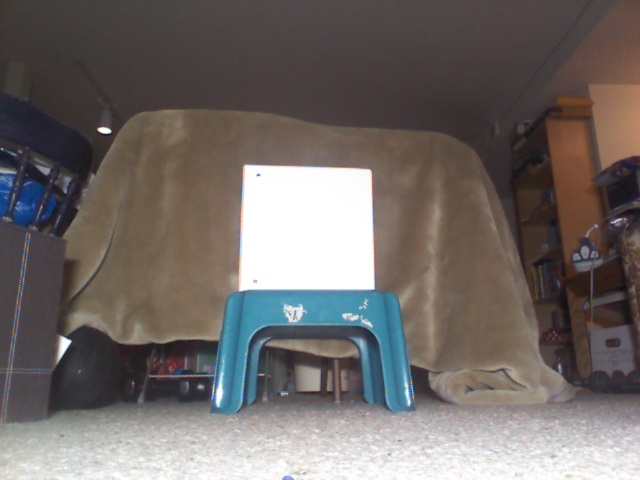
//> input picture OpenCV-TestFrameWork/OpenCV-Test/Image Data/Box1.jpg, 640 x 480 px
$ ./read_static_image 'Image Data/Box1.jpg'   (built with g++ and OpenCV 4)
//> lines starting //> are read from the running program, lines starting //| are printed output that depends on the picture; after the words box and inside, x2 and y2 are one past the last pixel; in counts of white or black regions, pixels touching at a corner belong together
#include <opencv2/core/core.hpp>
#include <opencv2/highgui/highgui.hpp>
#include "opencv2/imgproc/imgproc.hpp"

#include <iostream>
#define MAX_BINARY_VALUE (255)
#define MID_BINARY_VALUE (127)

#define CANNY_KERNEL_SIZE (3)
#define CANNY_MAX_LOW_THRESHOLD (100)
#define CANNY_RATIO (3)

#define SOBEL_X_DERIVATIVE (1)
#define SOBEL_Y_DERIVATIVE (1)
#define SOBEL_MAX_KERNEL_SIZE (15)
#define SOBEL_DELTA (0)
#define SOBEL_SCALE (1)
#define SOBEL_DEPTH (CV_8U)
#define MAX_MORPHOLOGY_KERNEL_SIZE (21)

using namespace cv;
using namespace std;
void thresholdingOperation (int, void*);
void cannyOperation (int, void*);
void sobelOperation (int, void*);
void dilationOperation (int, void*);


Mat gray_image;
Mat thresold_image;
Mat canny_image;
Mat sobel_image;
Mat dilation_image;

int canny_low_threshold=40;
int threshold_value = MID_BINARY_VALUE;
int sobel_kernel_size=0;
int dilation_kernel =0;

int main( int argc, char** argv )
{
    if( argc != 2)
    {
    cout <<" Usage: read_static_image   seahawks.jpg" << endl;
      return -1;
    }

    Mat image;
    // Read the image file name
    image = imread(argv[1], CV_LOAD_IMAGE_COLOR);
//> image is the input picture: 480 rows x 640 cols, CV_8UC3; mean B, G, R 103.1, 105.8, 112.5
	Mat gray_image1;
    cvtColor( image, gray_image1, CV_BGR2GRAY );
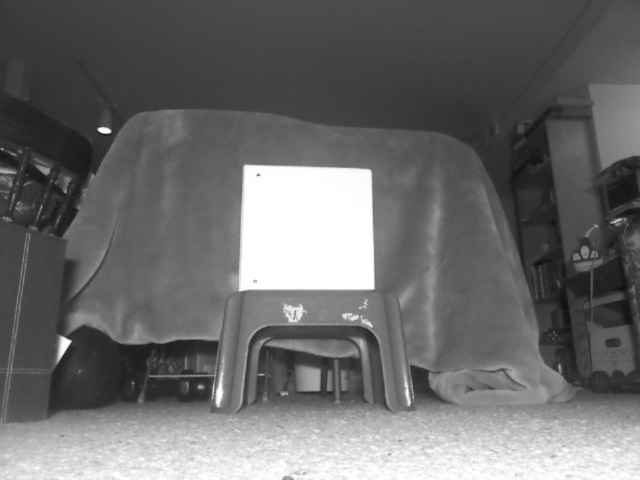
//> gray_image1: 480 rows x 640 cols, CV_8UC1; min 14, max 255, mean 107.5
    vector<int> compression_params; //vector that stores the compression parameters of the image
    compression_params.push_back(CV_IMWRITE_JPEG_QUALITY); //specify the compression technique
    compression_params.push_back(98); //specify the compression quality

	imwrite("testImage.jpg",image,compression_params);
  // Check for invalid input
    if( image.data == NULL )
    {
        cout <<  "Couldn뭪 open the image" << endl ;
        return -1;
    }
    // Create a window for display.
    namedWindow( "Read Static Image", WINDOW_AUTOSIZE );
    //Display the image
    imshow( "Read Static Image", image );
    // Wait for a keystroke in the window
    waitKey(0);
	Mat image_dst;
	GaussianBlur( image, image_dst, Size( 7,7), 0, 0, BORDER_DEFAULT );
	imshow( "Read Static Image", image_dst );
// show gray image
	waitKey(0);
	int thresh=10;
	cvtColor( image_dst, gray_image, CV_BGR2GRAY);
    imshow( "Read Static Image", gray_image );
	waitKey(0);

	// Canny Edge Detection
	namedWindow("Canny Operation", CV_WINDOW_AUTOSIZE );
    createTrackbar("Low Threshold:", "Canny Operation", &canny_low_threshold, CANNY_MAX_LOW_THRESHOLD, cannyOperation);
    cannyOperation (0, 0);
	waitKey(0);

   // Canny Edge Detection

	namedWindow("Thresholding Operation", CV_WINDOW_AUTOSIZE );
    createTrackbar("Threshold Value", "Thresholding Operation", &threshold_value, MAX_BINARY_VALUE, thresholdingOperation);
	thresholdingOperation (0, 0);
	waitKey(0);

   // Sobel Detection

	namedWindow("Sobel Operation", CV_WINDOW_AUTOSIZE );
    createTrackbar("Kernel Size", "Sobel Operation", &sobel_kernel_size, SOBEL_MAX_KERNEL_SIZE, sobelOperation);
	sobelOperation (0, 0);
	waitKey(0);

   // Dilation Detection

	namedWindow("Dilation Operation", CV_WINDOW_AUTOSIZE );
    createTrackbar("Kernel Size", "Dilation Operation", &dilation_kernel, MAX_MORPHOLOGY_KERNEL_SIZE, dilationOperation);
	dilationOperation (0, 0);
	waitKey(0);

 	return 0;
}

void thresholdingOperation (int, void*)
{
	threshold( gray_image, thresold_image, threshold_value, MAX_BINARY_VALUE, THRESH_BINARY);
	imshow("Thresholding Operation",  thresold_image);
}
void cannyOperation (int, void*)
{
	Canny( gray_image, canny_image, canny_low_threshold, canny_low_threshold*CANNY_RATIO, CANNY_KERNEL_SIZE, true );
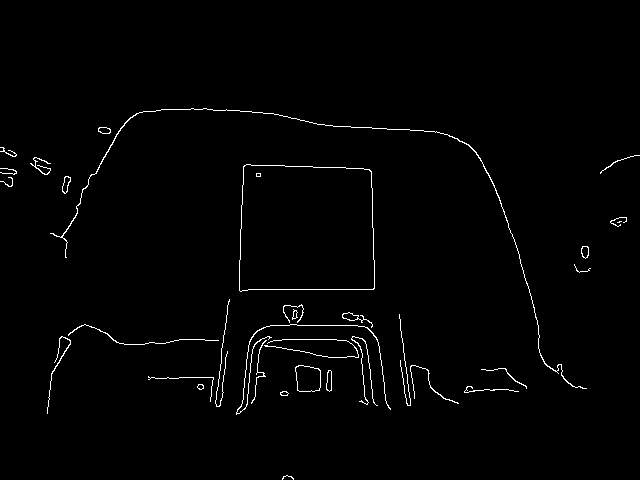
//> canny_image: 480 rows x 640 cols, CV_8UC1; 1.3% white in thin lines or dots, all inside (x1, y1, x2, y2) = (0, 108, 640, 480)
//> in thresholdingOperation, `threshold( gray_image, thresold_image, threshold_value, MAX_BINARY_VAL..`:
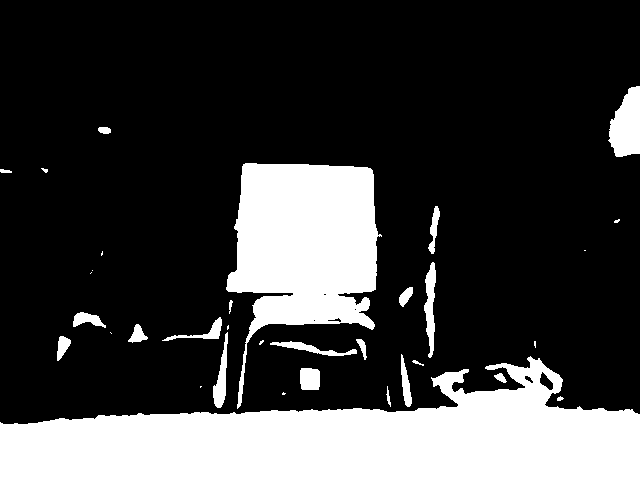
//> thresold_image: 480 rows x 640 cols, CV_8UC1; 24.1% white; 34 white regions (11 under 20 px), largest, box (x1, y1, x2, y2) and area: (0, 356, 640, 480) 46741, (226, 163, 382, 409) 21404, (608, 86, 640, 157) 1652
//> slider 'Kernel Size' is set to 5
	imshow("Canny Operation",  canny_image);
}
void sobelOperation (int, void*)
{
	Sobel( gray_image, sobel_image, SOBEL_DEPTH, SOBEL_X_DERIVATIVE, SOBEL_Y_DERIVATIVE,2*sobel_kernel_size+1,
		SOBEL_SCALE, SOBEL_DELTA, BORDER_DEFAULT );
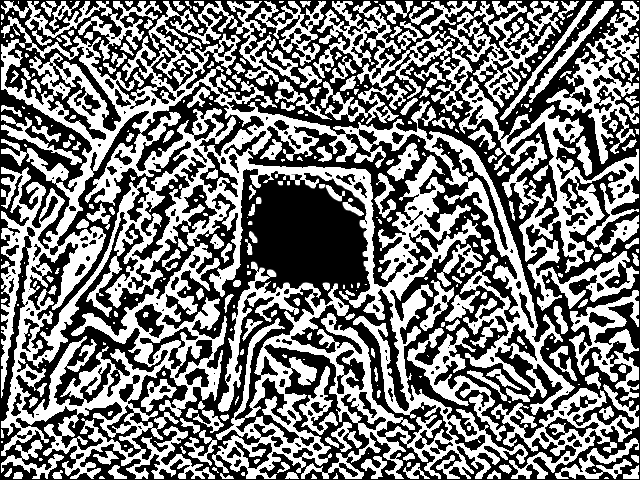
//> sobel_image: 480 rows x 640 cols, CV_8UC1; min 0, max 255, mean 122.2
//> slider 'Kernel Size' is set to 7
	imshow("Sobel Operation",  sobel_image);
}
void dilationOperation (int, void*)
{
	threshold( gray_image, thresold_image, MID_BINARY_VALUE, MAX_BINARY_VALUE, THRESH_BINARY);
	Mat element = getStructuringElement(MORPH_RECT, Size(2*dilation_kernel +1, 2*dilation_kernel+1), Point(dilation_kernel, dilation_kernel));
	dilate(thresold_image, dilation_image, element);
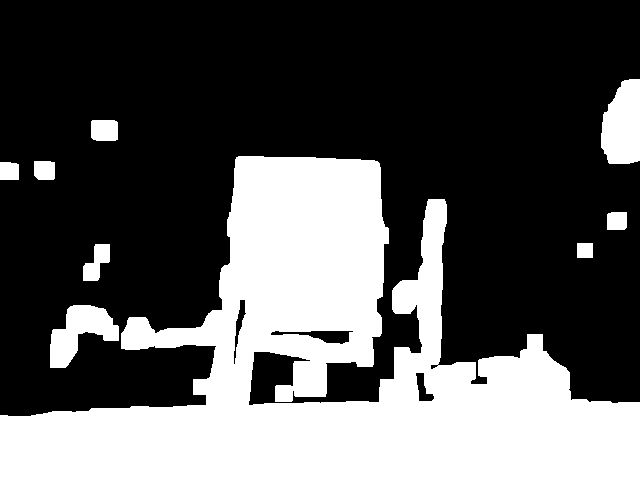
//> dilation_image: 480 rows x 640 cols, CV_8UC1; 34.2% white; 9 white regions, largest, box (x1, y1, x2, y2) and area: (0, 156, 640, 480) 97482, (601, 79, 640, 164) 2721, (50, 305, 119, 368) 2296

	imshow("Dilation Operation",  dilation_image);
}

$ run again, on OpenCV-TestFrameWork/OpenCV-Test/Image Data/IMG_1608.JPG
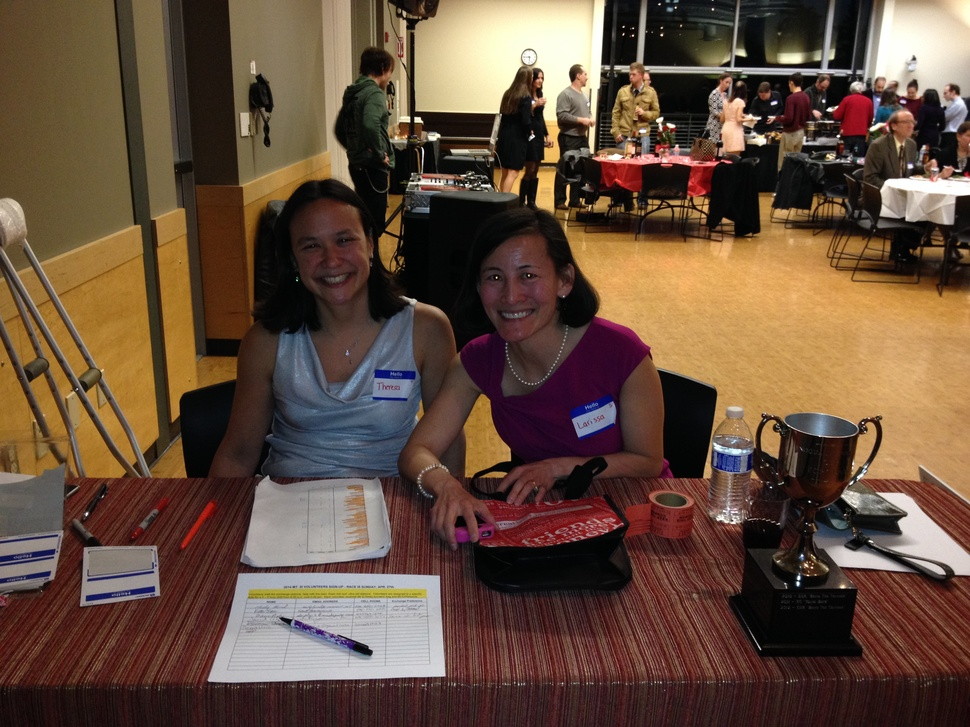
//> input picture OpenCV-TestFrameWork/OpenCV-Test/Image Data/IMG_1608.JPG, 970 x 727 px, shrunk from 3264 x 2448 before the run
//> image is the input picture: 727 rows x 970 cols, CV_8UC3; mean B, G, R 60.5, 77.3, 101.1
//> in cannyOperation, `Canny( gray_image, canny_image, canny_low_threshold, canny_low_thresho..`:
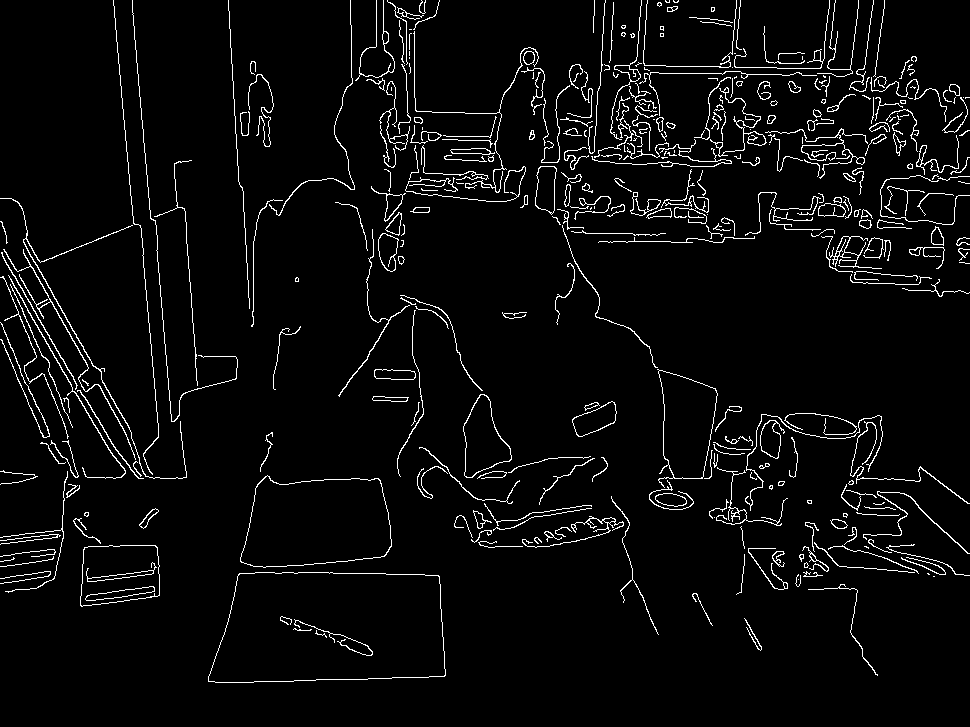
//> canny_image: 727 rows x 970 cols, CV_8UC1; 4.2% white in thin lines or dots
//> thresold_image: 727 rows x 970 cols, CV_8UC1; 23.9% white; 163 white regions (60 under 20 px), largest, box (x1, y1, x2, y2) and area: (564, 223, 970, 503) 60584, (208, 573, 446, 682) 22012, (415, 0, 609, 162) 19754
//> in dilationOperation, `dilate(thresold_image, dilation_image, element);`:
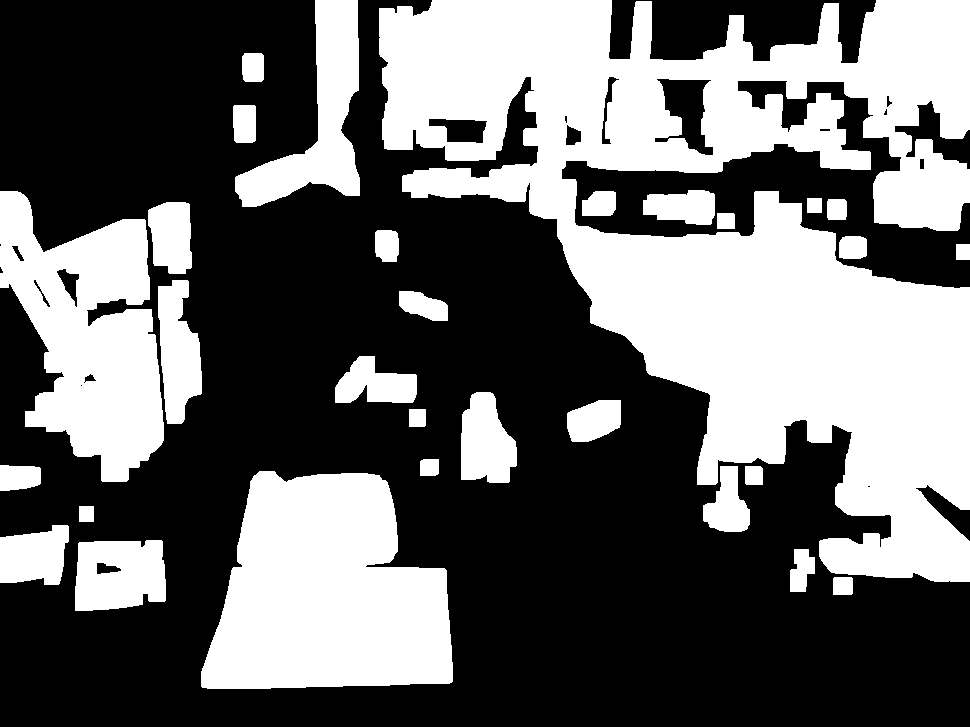
//> dilation_image: 727 rows x 970 cols, CV_8UC1; 40.6% white; 30 white regions, largest, box (x1, y1, x2, y2) and area: (379, 0, 970, 582) 168534, (201, 471, 453, 689) 41751, (0, 191, 164, 482) 28645

$ run again, on OpenCV-TestFrameWork/OpenCV-Test/Image Data/IMG_1949-1.JPG
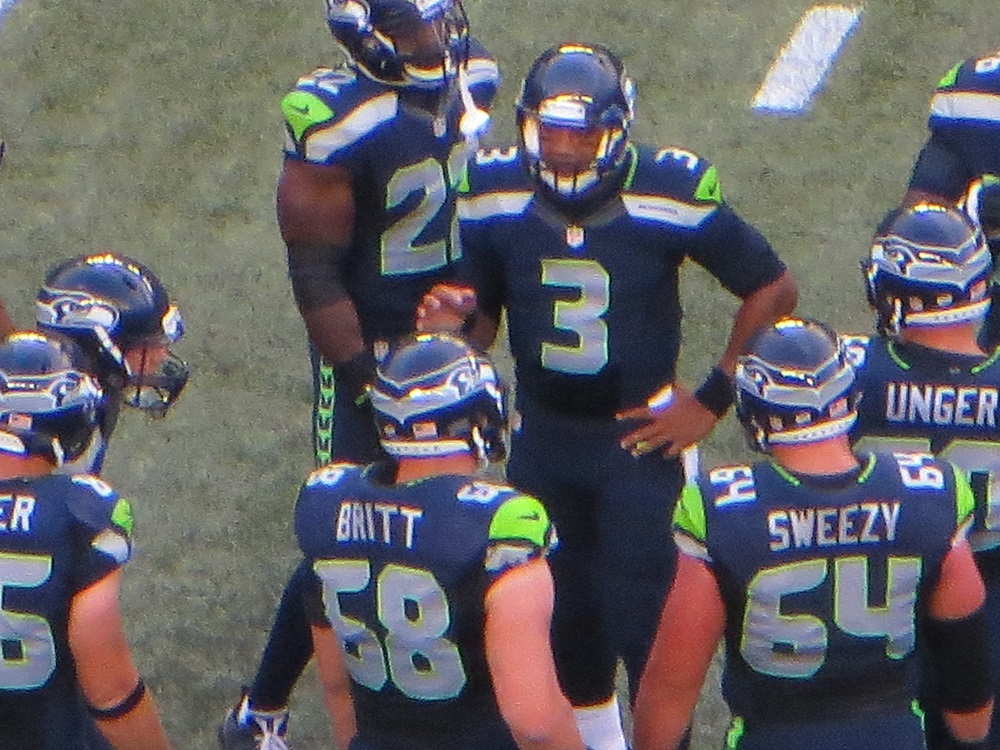
//> input picture OpenCV-TestFrameWork/OpenCV-Test/Image Data/IMG_1949-1.JPG, 1000 x 750 px
//> image is the input picture: 750 rows x 1000 cols, CV_8UC3; mean B, G, R 101.3, 97.9, 100.2
//> in cannyOperation, `Canny( gray_image, canny_image, canny_low_threshold, canny_low_thresho..`:
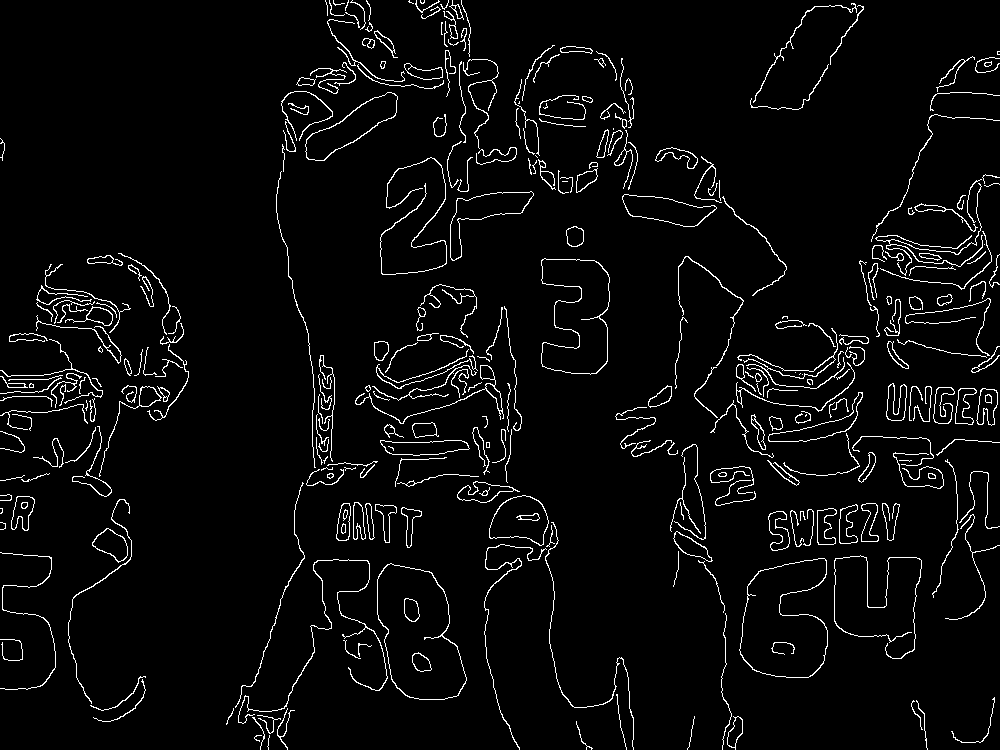
//> canny_image: 750 rows x 1000 cols, CV_8UC1; 4% white in thin lines or dots
//> thresold_image: 750 rows x 1000 cols, CV_8UC1; 26.1% white; 491 white regions (234 under 20 px), largest, box (x1, y1, x2, y2) and area: (621, 0, 879, 201) 28692, (486, 545, 627, 750) 12551, (143, 125, 294, 354) 9917
//> in dilationOperation, `dilate(thresold_image, dilation_image, element);`:
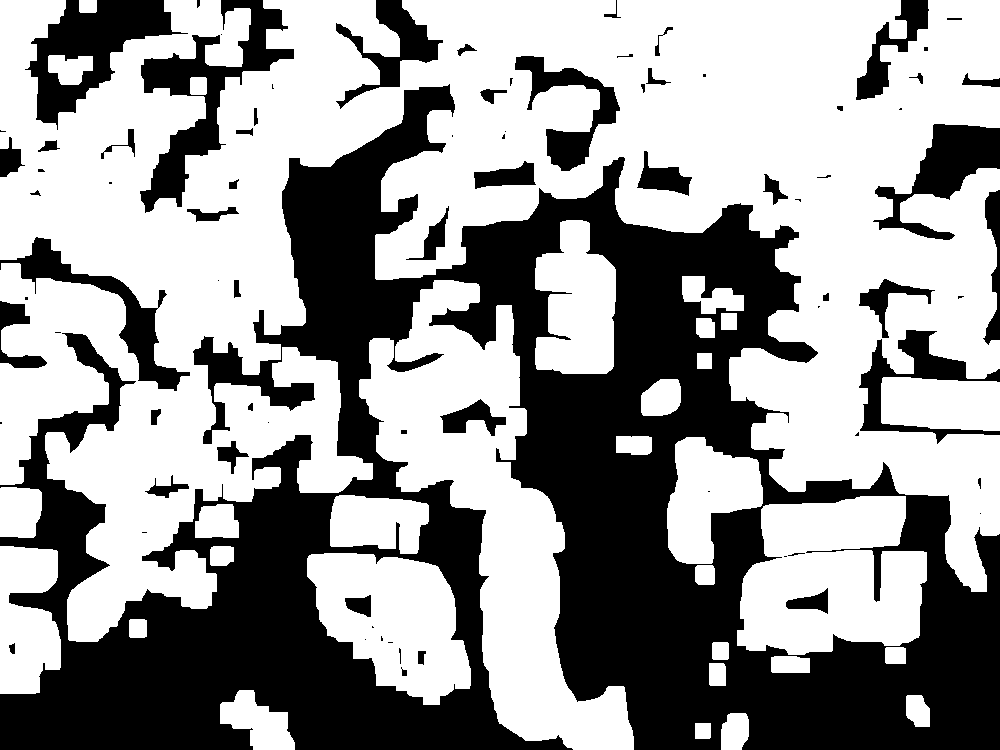
//> dilation_image: 750 rows x 1000 cols, CV_8UC1; 59.4% white; 82 black regions (29 under 20 px), largest, box (x1, y1, x2, y2) and area: (0, 84, 1000, 750) 250945, (140, 0, 294, 213) 8700, (25, 0, 188, 130) 8195
